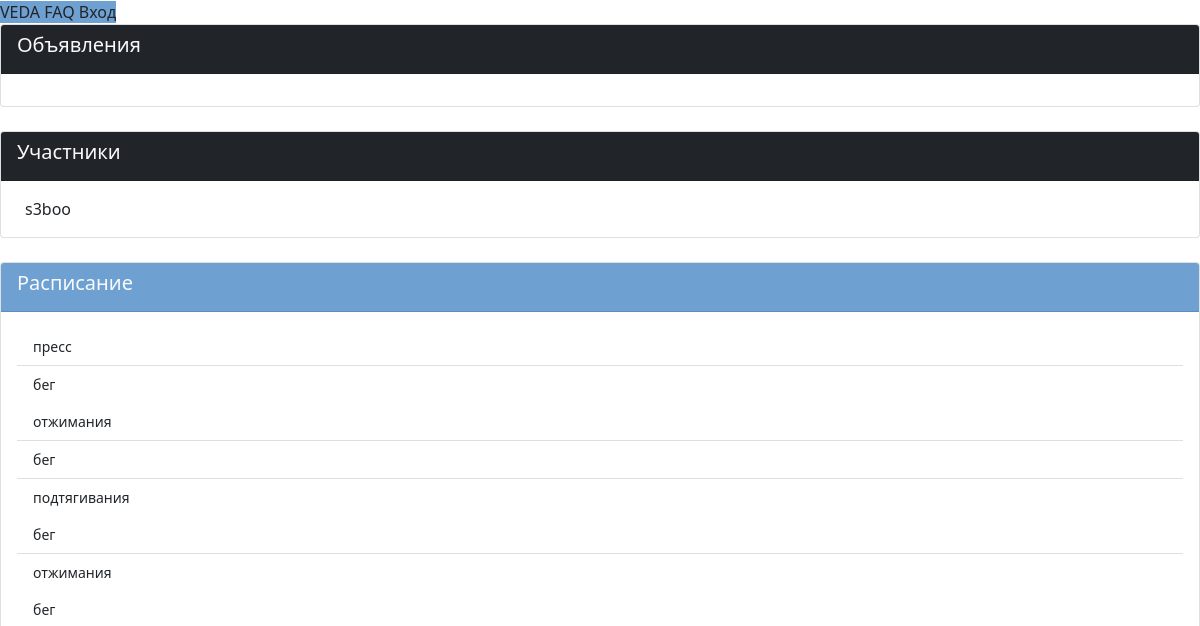
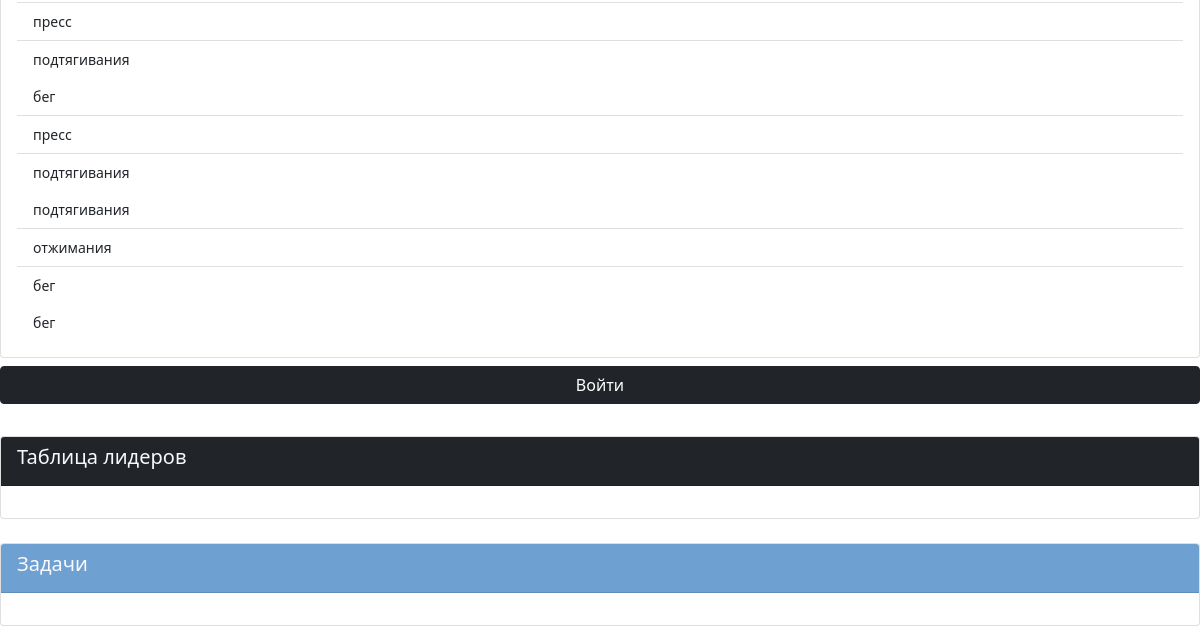
/group/11, run on an earlier commit of the app's database (2 pictures, top to bottom).
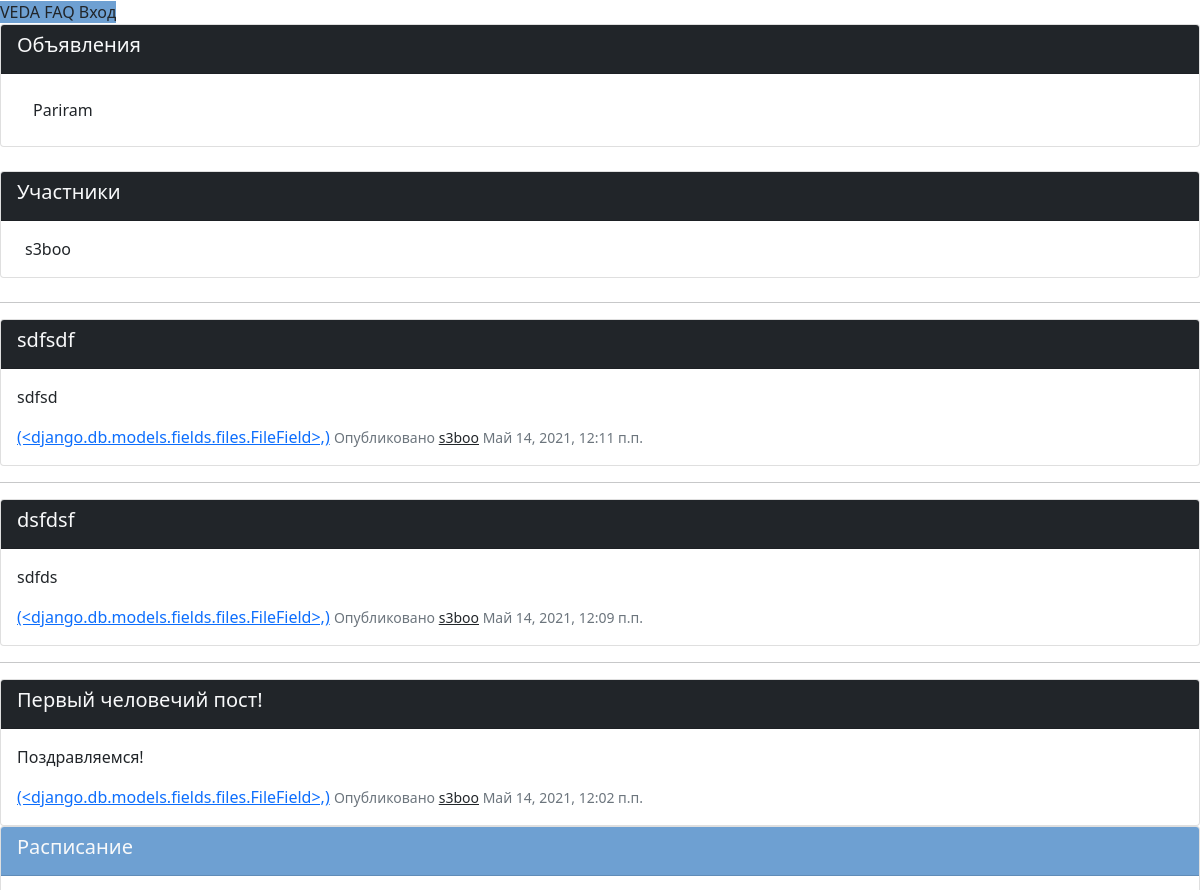
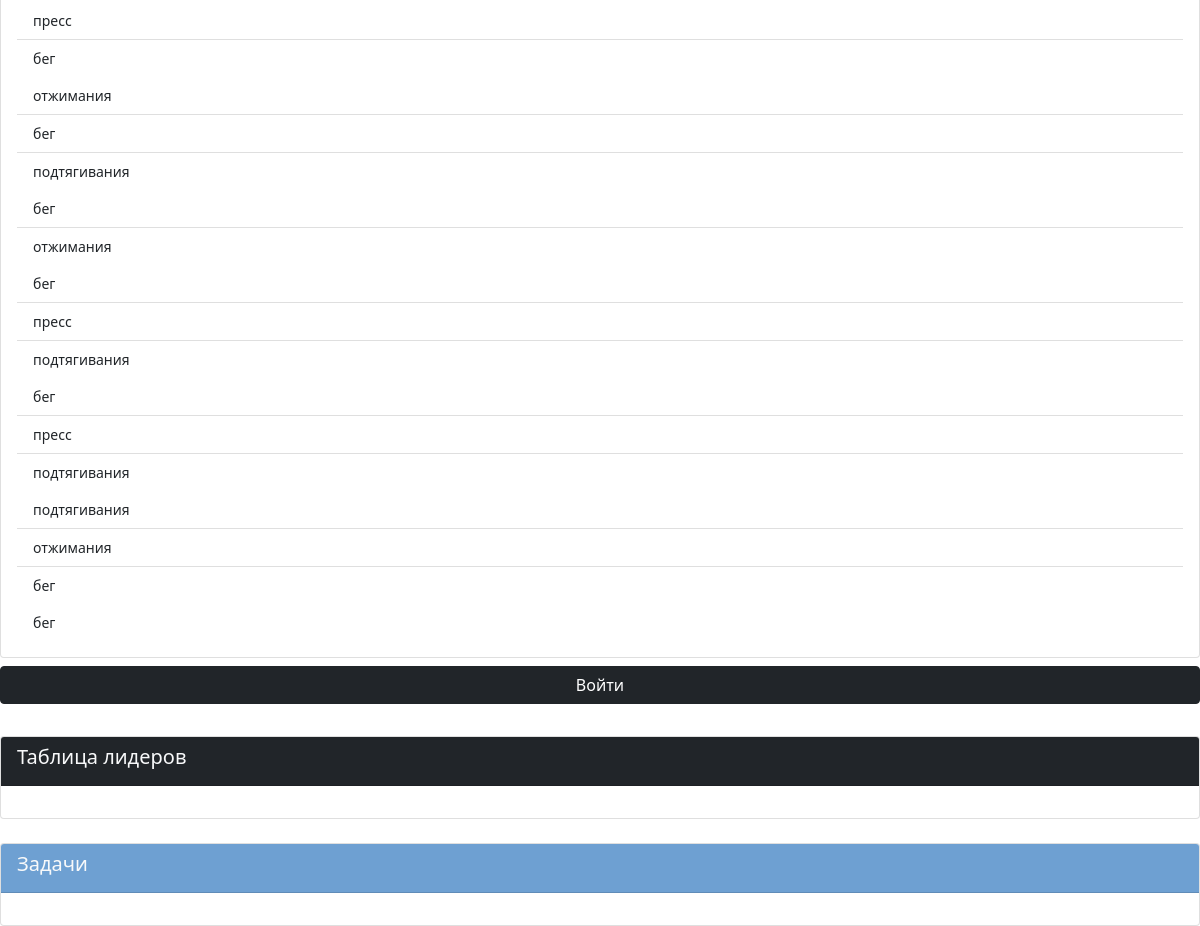
And on a later commit of the database (2 pictures, top to bottom).
### VEDA_application/models.py (models this page shows, shortened)
class Client(models.Model):
    def __str__(self):
        return self.user.username
    user = models.OneToOneField(
        User,
        on_delete=models.CASCADE,
    )   # Связь один-к-одному с пользователем
    father = models.ForeignKey(
        Parent,
        on_delete=models.SET_NULL,
        null=True,
        related_name='father'
    ) # Связь с родителем внешним ключем
    mother =  models.ForeignKey(
        Parent,
        on_delete=models.SET_NULL,
        null=True,
        related_name='mother'
    ) # Связь с родителем внешним ключом
    status = models.CharField(max_length=100)                       # Поле статуса (отображается в профиле пользователя)
    hobbies = models.CharField(max_length=100)                      # Поле хобби (используется куратором и отображается в профиле)
    day_of_birthday = models.DateField(null=True)                   # Поле дня рождения (используется куратором и отображается в профиле)
    adress = models.CharField(max_length=50)                        # Поле адреса (используется только куратором и не виден в профиле)
    gender = models.CharField(choices=(
        ('M', 'Male'),
        ('F', 'Female'),
        ('O', 'Other')
    ), max_length=50, null=True)
    userpic = models.ImageField(upload_to='userpics', null=True, default="default.png")    # Аватар пользователя

class Lesson(models.Model):
    group = models.ForeignKey(Group, on_delete=models.CASCADE)
    day = models.IntegerField(choices=(
        (1, 'Monday'),
        (2, 'Tuesday'),
        (3, 'Wednesday'),
        (4, 'Thursday'),
        (5, 'Friday'),
        (6, 'Saturday'),
        (7, 'Sunday'),
    ), blank=False, null=False)
    discipline = models.CharField(max_length=40, null=False, blank=False)

class Notice(models.Model):
    group = models.ForeignKey(
        Group,
        on_delete=models.CASCADE,
    ) # Группа для объявления
    author = models.ForeignKey(
        Client,
        on_delete=models.SET_NULL,
        null=True
    ) # Автор объявления (среди модераторов)
    message = models.CharField(max_length=250)                      # Содержание объявления
    date_of_create = models.DateTimeField(auto_now_add=True)        # Дата публикации

class Group_post(models.Model):
    class Meta():
        ordering = ['-date_of_create']
    group = models.ForeignKey(
        Group,
        on_delete=models.CASCADE
    ) # Группа-автор
    author = models.ForeignKey(
        Client,
        on_delete=models.SET_NULL,
        null=True
    ) # Автор поста, может отсутствовать
    article = models.CharField(max_length=50)                   # Заголовок поста
    text = models.TextField()                                   # Сообщение поста, неограниченное количество знаков
    date_of_create = models.DateTimeField(auto_now_add=True)    # Дата и время публикации поста
    file = models.FileField(null=True, upload_to='files'),      # Файл приложение к посту

### VEDA_application/views.py (the view)
# urls.py: re_path('^group/(?P<pk>\d+?)$', views.group, name="group"),       # страница конкретной группы, доступ по ключу
def group(request, pk):
    if request.method == "GET":
        group = get_object_or_404(models.Group, pk=pk)
        return render(request, 'group.html', context={
            'group': group,
            'listeners': group.listeners.all(),
            'moderators': group.moderators.all(),
            'notices': models.Notice.objects.filter(group__id=group.id),
            'tasks': models.Task.objects.filter(group__id=group.id),
            'posts': models.Group_post.objects.filter(group__id=group.id),
            'sheet': models.Lesson.objects.filter(group__id=group.id)
        })

### VEDA_application/templates/group.html (shortened to what the changed rows need)
{% extends 'main_template.html' %}
{% load static %}
{% block application %}
  <b-container id="group" class="mt-5">
    <b-row>
      <b-col cols=8>
        <div class="card card-outline-secondary m-0">
          <div class="card-body">
            <div class="list-group list-group-flush">
              {% for notice in notices %}
                <a ref="#"
                  class="list-group-item list-group-item-action d-flex justify-content-between align-items-center">
                  {{ notice.message }}
                </a>
              {% endfor %}
            </div>
          </div>
        </div>
        <div class="card card-outline-secondary m-0 mt-4">
          <div class="card-body">
            <div class="d-flex">
              {% for moderator in moderators %}
                <div class="d-flex flex-column mx-2">
                  {{  moderator.user.username }}
                </div>
              {% endfor %}
            </div>
          </div>
        </div>
        <div class="mt-4">
          {% for post in posts %}
            <hr>
            <div class="card card-outline-secondary mt-2">
              <div class="card-header bg-dark text-light">
                <h5>{{ post.article }}</h5>
              </div>
              <div class="card-body">
                <p>{{ post.text }}</p>
                <a href="{{ post.file.url }}"> {{ post.file}}</a>
                <small class="text-muted">Опубликовано <a class="text-dark" href="{% url 'profile' post.author.id %}">{{ post.author }}</a>  {{ post.date_of_create }}</small>
              </div>
            </div>
          {% endfor %}
        </div>
      </b-col>
      <b-col cols=4>
        <div class="card card-outline-secondary m-0">
          <div class="card-body">
            <b-tabs small vertical justified>
              <b-tab text="dark" title="Понедельник" active>
                <div class="list-group list-group-flush">
                  {% for x in sheet %}
                    {% if x.day == 1 %}
                      <a class="list-group-item list-group-item-action small"> {{ x.discipline }} </a>
                    {% endif %}
                  {% endfor %}
                </div>
              </b-tab>
              <b-tab text="dark" title="Вторник">
                <div class="list-group list-group-flush">
                  {% for x in sheet %}
                    {% if x.day == 2 %}
                      <a class="list-group-item list-group-item-action small"> {{ x.discipline }} </a>
                    {% endif %}
                  {% endfor %}
                </div>
              </b-tab>
              <b-tab text="dark" title="Среда">
                <div class="list-group list-group-flush">
                  {% for x in sheet %}
                    {% if x.day == 4 %}
                      <a class="list-group-item list-group-item-action small"> {{ x.discipline }} </a>
                    {% endif %}
                  {% endfor %}
                </div>
              </b-tab>
              <b-tab text="dark" title="Четверг">
                <div class="list-group list-group-flush">
                  {% for x in sheet %}
                    {% if x.day == 5 %}
                      <a class="list-group-item list-group-item-action small"> {{ x.discipline }} </a>
                    {% endif %}
                  {% endfor %}
                </div>
              </b-tab>
              <b-tab text="dark" title="Пятница">
                <div class="list-group list-group-flush">
                  {% for x in sheet %}
                    {% if x.day == 5 %}
                      <a class="list-group-item list-group-item-action small"> {{ x.discipline }} </a>
                    {% endif %}
                  {% endfor %}
                </div>
              </b-tab>
              <b-tab text="dark" title="Суббота">
                <div class="list-group list-group-flush">
                  {% for x in sheet %}
                    {% if x.day == 6 %}
                      <a class="list-group-item list-group-item-action small"> {{ x.discipline }} </a>
                    {% endif %}
                  {% endfor %}
                </div>
              </b-tab>
              <b-tab text="dark" title="Воскресенье">
                <div class="list-group list-group-flush">
                  {% for x in sheet %}
                    {% if x.day == 7 %}
                      <a class="list-group-item list-group-item-action small"> {{ x.discipline }} </a>
                    {% endif %}
                  {% endfor %}
                </div>
              </b-tab>
            </b-tabs>
          </div>
        </div>
      </b-col>
    </b-row>
  </b-container>
{% endblock application %}

What changed in the data, as far as the page shows it:
added Notice: message "Pariram"
added Group_post: article "sdfsdf", text "sdfsd", file "(<django.db.models.fields.files.FileField>,)", author "s3boo", date_of_create "Май 14, 2021, 12:11 п.п."
added Group_post: article "dsfdsf", text "sdfds", file "(<django.db.models.fields.files.FileField>,)", author "s3boo", date_of_create "Май 14, 2021, 12:09 п.п."
added Group_post: article "Первый человечий пост!", text "Поздравляемся!", file "(<django.db.models.fields.files.FileField>,)", author "s3boo", date_of_create "Май 14, 2021, 12:02 п.п."
